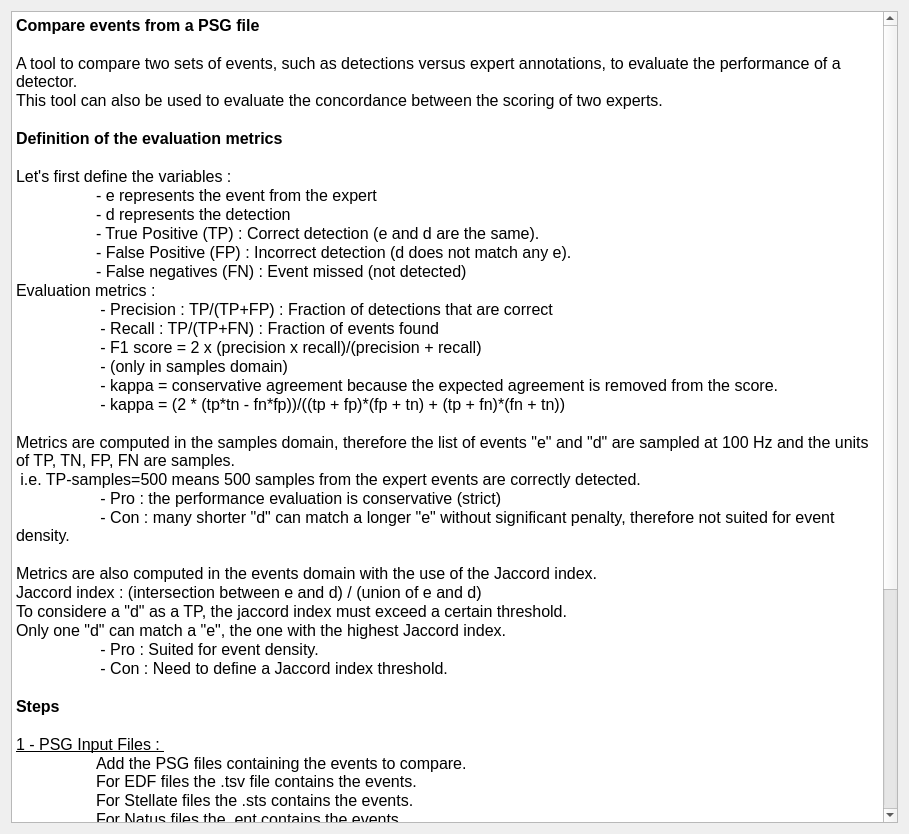
<?xml version="1.0" encoding="UTF-8"?>
<ui version="4.0">
 <class>IntroStep</class>
 <widget class="QWidget" name="IntroStep">
  <property name="geometry">
   <rect>
    <x>0</x>
    <y>0</y>
    <width>909</width>
    <height>834</height>
   </rect>
  </property>
  <property name="windowTitle">
   <string/>
  </property>
  <property name="styleSheet">
   <string>font: 12pt &quot;Roboto&quot;;</string>
  </property>
  <layout class="QVBoxLayout" name="verticalLayout">
   <property name="spacing">
    <number>25</number>
   </property>
   <item>
    <widget class="QTextEdit" name="textEdit">
     <property name="readOnly">
      <bool>true</bool>
     </property>
     <property name="html">
      <string>&lt;!DOCTYPE HTML PUBLIC &quot;-//W3C//DTD HTML 4.0//EN&quot; &quot;http://www.w3.org/TR/REC-html40/strict.dtd&quot;&gt;
&lt;html&gt;&lt;head&gt;&lt;meta name=&quot;qrichtext&quot; content=&quot;1&quot; /&gt;&lt;style type=&quot;text/css&quot;&gt;
p, li { white-space: pre-wrap; }
&lt;/style&gt;&lt;/head&gt;&lt;body style=&quot; font-family:'Roboto'; font-size:12pt; font-weight:400; font-style:normal;&quot;&gt;
&lt;p style=&quot; margin-top:0px; margin-bottom:0px; margin-left:0px; margin-right:0px; -qt-block-indent:0; text-indent:0px;&quot;&gt;&lt;span style=&quot; font-weight:600;&quot;&gt;Compare events from a PSG file&lt;/span&gt;&lt;/p&gt;
&lt;p style=&quot;-qt-paragraph-type:empty; margin-top:0px; margin-bottom:0px; margin-left:0px; margin-right:0px; -qt-block-indent:0; text-indent:0px;&quot;&gt;&lt;br /&gt;&lt;/p&gt;
&lt;p style=&quot; margin-top:0px; margin-bottom:0px; margin-left:0px; margin-right:0px; -qt-block-indent:0; text-indent:0px;&quot;&gt;A tool to compare two sets of events, such as detections versus expert annotations, to evaluate the performance of a detector. &lt;/p&gt;
&lt;p style=&quot; margin-top:0px; margin-bottom:0px; margin-left:0px; margin-right:0px; -qt-block-indent:0; text-indent:0px;&quot;&gt;This tool can also be used to evaluate the concordance between the scoring of two experts.&lt;/p&gt;
&lt;p style=&quot;-qt-paragraph-type:empty; margin-top:0px; margin-bottom:0px; margin-left:0px; margin-right:0px; -qt-block-indent:0; text-indent:0px;&quot;&gt;&lt;br /&gt;&lt;/p&gt;
&lt;p style=&quot; margin-top:0px; margin-bottom:0px; margin-left:0px; margin-right:0px; -qt-block-indent:0; text-indent:0px;&quot;&gt;&lt;span style=&quot; font-weight:600;&quot;&gt;Definition of the evaluation metrics&lt;/span&gt;&lt;/p&gt;
&lt;p style=&quot;-qt-paragraph-type:empty; margin-top:0px; margin-bottom:0px; margin-left:0px; margin-right:0px; -qt-block-indent:0; text-indent:0px; font-weight:600;&quot;&gt;&lt;br /&gt;&lt;/p&gt;
&lt;p style=&quot; margin-top:0px; margin-bottom:0px; margin-left:0px; margin-right:0px; -qt-block-indent:0; text-indent:0px;&quot;&gt;Let's first define the variables :&lt;/p&gt;
&lt;p style=&quot; margin-top:0px; margin-bottom:0px; margin-left:0px; margin-right:0px; -qt-block-indent:0; text-indent:0px;&quot;&gt; 	- e represents the event from the expert&lt;/p&gt;
&lt;p style=&quot; margin-top:0px; margin-bottom:0px; margin-left:0px; margin-right:0px; -qt-block-indent:0; text-indent:0px;&quot;&gt; 	- d represents the detection&lt;/p&gt;
&lt;p style=&quot; margin-top:0px; margin-bottom:0px; margin-left:0px; margin-right:0px; -qt-block-indent:0; text-indent:0px;&quot;&gt;	- True Positive (TP) : Correct detection (e and d are the same).&lt;/p&gt;
&lt;p style=&quot; margin-top:0px; margin-bottom:0px; margin-left:0px; margin-right:0px; -qt-block-indent:0; text-indent:0px;&quot;&gt; 	- False Positive (FP) : Incorrect detection (d does not match any e).&lt;/p&gt;
&lt;p style=&quot; margin-top:0px; margin-bottom:0px; margin-left:0px; margin-right:0px; -qt-block-indent:0; text-indent:0px;&quot;&gt;	- False negatives (FN) : Event missed (not detected)&lt;/p&gt;
&lt;p style=&quot; margin-top:0px; margin-bottom:0px; margin-left:0px; margin-right:0px; -qt-block-indent:0; text-indent:0px;&quot;&gt;Evaluation metrics : &lt;/p&gt;
&lt;p style=&quot; margin-top:0px; margin-bottom:0px; margin-left:0px; margin-right:0px; -qt-block-indent:0; text-indent:0px;&quot;&gt;	 - Precision : TP/(TP+FP) : Fraction of detections that are correct&lt;/p&gt;
&lt;p style=&quot; margin-top:0px; margin-bottom:0px; margin-left:0px; margin-right:0px; -qt-block-indent:0; text-indent:0px;&quot;&gt;	 - Recall : TP/(TP+FN) : Fraction of events found&lt;/p&gt;
&lt;p style=&quot; margin-top:0px; margin-bottom:0px; margin-left:0px; margin-right:0px; -qt-block-indent:0; text-indent:0px;&quot;&gt;	 - F1 score = 2 x (precision x recall)/(precision + recall)&lt;/p&gt;
&lt;p style=&quot; margin-top:0px; margin-bottom:0px; margin-left:0px; margin-right:0px; -qt-block-indent:0; text-indent:0px;&quot;&gt;	 - (only in samples domain) &lt;/p&gt;
&lt;p style=&quot; margin-top:0px; margin-bottom:0px; margin-left:0px; margin-right:0px; -qt-block-indent:0; text-indent:0px;&quot;&gt;	 - kappa = conservative agreement because the expected agreement is removed from the score.&lt;/p&gt;
&lt;p style=&quot; margin-top:0px; margin-bottom:0px; margin-left:0px; margin-right:0px; -qt-block-indent:0; text-indent:0px;&quot;&gt;	 - kappa = (2 * (tp*tn - fn*fp))/((tp + fp)*(fp + tn) + (tp + fn)*(fn + tn))&lt;/p&gt;
&lt;p style=&quot;-qt-paragraph-type:empty; margin-top:0px; margin-bottom:0px; margin-left:0px; margin-right:0px; -qt-block-indent:0; text-indent:0px;&quot;&gt;&lt;br /&gt;&lt;/p&gt;
&lt;p style=&quot; margin-top:0px; margin-bottom:0px; margin-left:0px; margin-right:0px; -qt-block-indent:0; text-indent:0px;&quot;&gt;Metrics are computed in the samples domain, therefore the list of events &amp;quot;e&amp;quot; and &amp;quot;d&amp;quot; are sampled at 100 Hz and the units of TP, TN, FP, FN are samples. &lt;/p&gt;
&lt;p style=&quot; margin-top:0px; margin-bottom:0px; margin-left:0px; margin-right:0px; -qt-block-indent:0; text-indent:0px;&quot;&gt; i.e. TP-samples=500 means 500 samples from the expert events are correctly detected. &lt;/p&gt;
&lt;p style=&quot; margin-top:0px; margin-bottom:0px; margin-left:0px; margin-right:0px; -qt-block-indent:0; text-indent:0px;&quot;&gt;	 - Pro : the performance evaluation is conservative (strict)&lt;/p&gt;
&lt;p style=&quot; margin-top:0px; margin-bottom:0px; margin-left:0px; margin-right:0px; -qt-block-indent:0; text-indent:0px;&quot;&gt;	 - Con : many shorter &amp;quot;d&amp;quot; can match a longer &amp;quot;e&amp;quot; without significant penalty, therefore not suited for event density.&lt;/p&gt;
&lt;p style=&quot;-qt-paragraph-type:empty; margin-top:0px; margin-bottom:0px; margin-left:0px; margin-right:0px; -qt-block-indent:0; text-indent:0px;&quot;&gt;&lt;br /&gt;&lt;/p&gt;
&lt;p style=&quot; margin-top:0px; margin-bottom:0px; margin-left:0px; margin-right:0px; -qt-block-indent:0; text-indent:0px;&quot;&gt;Metrics are also computed in the events domain with the use of the Jaccord index. &lt;/p&gt;
&lt;p style=&quot; margin-top:0px; margin-bottom:0px; margin-left:0px; margin-right:0px; -qt-block-indent:0; text-indent:0px;&quot;&gt;Jaccord index : (intersection between e and d) / (union of e and d)&lt;/p&gt;
&lt;p style=&quot; margin-top:0px; margin-bottom:0px; margin-left:0px; margin-right:0px; -qt-block-indent:0; text-indent:0px;&quot;&gt;To considere a &amp;quot;d&amp;quot; as a TP, the jaccord index must exceed a certain threshold.&lt;/p&gt;
&lt;p style=&quot; margin-top:0px; margin-bottom:0px; margin-left:0px; margin-right:0px; -qt-block-indent:0; text-indent:0px;&quot;&gt;Only one &amp;quot;d&amp;quot; can match a &amp;quot;e&amp;quot;, the one with the highest Jaccord index.&lt;/p&gt;
&lt;p style=&quot; margin-top:0px; margin-bottom:0px; margin-left:0px; margin-right:0px; -qt-block-indent:0; text-indent:0px;&quot;&gt;	 - Pro : Suited for event density.&lt;/p&gt;
&lt;p style=&quot; margin-top:0px; margin-bottom:0px; margin-left:0px; margin-right:0px; -qt-block-indent:0; text-indent:0px;&quot;&gt;	 - Con : Need to define a Jaccord index threshold.&lt;/p&gt;
&lt;p style=&quot;-qt-paragraph-type:empty; margin-top:0px; margin-bottom:0px; margin-left:0px; margin-right:0px; -qt-block-indent:0; text-indent:0px;&quot;&gt;&lt;br /&gt;&lt;/p&gt;
&lt;p style=&quot; margin-top:0px; margin-bottom:0px; margin-left:0px; margin-right:0px; -qt-block-indent:0; text-indent:0px;&quot;&gt;&lt;span style=&quot; font-weight:600;&quot;&gt;Steps&lt;/span&gt;&lt;/p&gt;
&lt;p style=&quot;-qt-paragraph-type:empty; margin-top:0px; margin-bottom:0px; margin-left:0px; margin-right:0px; -qt-block-indent:0; text-indent:0px;&quot;&gt;&lt;br /&gt;&lt;/p&gt;
&lt;p style=&quot; margin-top:0px; margin-bottom:0px; margin-left:0px; margin-right:0px; -qt-block-indent:0; text-indent:0px;&quot;&gt;&lt;span style=&quot; text-decoration: underline;&quot;&gt;1 - PSG Input Files : &lt;/span&gt;&lt;/p&gt;
&lt;p style=&quot; margin-top:0px; margin-bottom:0px; margin-left:0px; margin-right:0px; -qt-block-indent:0; text-indent:0px;&quot;&gt;	Add the PSG files containing the events to compare.&lt;br /&gt;	For EDF files the .tsv file contains the events.&lt;/p&gt;
&lt;p style=&quot; margin-top:0px; margin-bottom:0px; margin-left:0px; margin-right:0px; -qt-block-indent:0; text-indent:0px;&quot;&gt;	For Stellate files the .sts contains the events.&lt;/p&gt;
&lt;p style=&quot; margin-top:0px; margin-bottom:0px; margin-left:0px; margin-right:0px; -qt-block-indent:0; text-indent:0px;&quot;&gt;	For Natus files the .ent contains the events.&lt;/p&gt;
&lt;p style=&quot;-qt-paragraph-type:empty; margin-top:0px; margin-bottom:0px; margin-left:0px; margin-right:0px; -qt-block-indent:0; text-indent:0px;&quot;&gt;&lt;br /&gt;&lt;/p&gt;
&lt;p style=&quot; margin-top:0px; margin-bottom:0px; margin-left:0px; margin-right:0px; -qt-block-indent:0; text-indent:0px;&quot;&gt;&lt;span style=&quot; text-decoration: underline;&quot;&gt;2 - Expert Annotation :&lt;/span&gt;&lt;/p&gt;
&lt;p style=&quot; margin-top:0px; margin-bottom:0px; margin-left:0px; margin-right:0px; -qt-block-indent:0; text-indent:0px;&quot;&gt;	Select for each PSG file the expert events as gold standard.&lt;/p&gt;
&lt;p style=&quot;-qt-paragraph-type:empty; margin-top:0px; margin-bottom:0px; margin-left:0px; margin-right:0px; -qt-block-indent:0; text-indent:0px;&quot;&gt;&lt;br /&gt;&lt;/p&gt;
&lt;p style=&quot; margin-top:0px; margin-bottom:0px; margin-left:0px; margin-right:0px; -qt-block-indent:0; text-indent:0px;&quot;&gt;&lt;span style=&quot; text-decoration: underline;&quot;&gt;3 - Detection Event :&lt;/span&gt;&lt;/p&gt;
&lt;p style=&quot; margin-top:0px; margin-bottom:0px; margin-left:0px; margin-right:0px; -qt-block-indent:0; text-indent:0px;&quot;&gt;	Select for each PSG file the detections to be compared against the expert events. &lt;/p&gt;
&lt;p style=&quot;-qt-paragraph-type:empty; margin-top:0px; margin-bottom:0px; margin-left:0px; margin-right:0px; -qt-block-indent:0; text-indent:0px;&quot;&gt;&lt;br /&gt;&lt;/p&gt;
&lt;p style=&quot; margin-top:0px; margin-bottom:0px; margin-left:0px; margin-right:0px; -qt-block-indent:0; text-indent:0px;&quot;&gt;&lt;span style=&quot; text-decoration: underline;&quot;&gt;4 - Output Files : &lt;/span&gt;&lt;/p&gt;
&lt;p style=&quot;-qt-paragraph-type:empty; margin-top:0px; margin-bottom:0px; margin-left:0px; margin-right:0px; -qt-block-indent:0; text-indent:0px; text-decoration: underline;&quot;&gt;&lt;br /&gt;&lt;/p&gt;
&lt;p style=&quot; margin-top:0px; margin-bottom:0px; margin-left:0px; margin-right:0px; -qt-block-indent:0; text-indent:0px;&quot;&gt;&lt;span style=&quot; font-weight:600;&quot;&gt;	&lt;/span&gt;Select the sleep stages to perform the comparison in. (I.e. N2 for sleep spindles.)&lt;/p&gt;
&lt;p style=&quot; margin-top:0px; margin-bottom:0px; margin-left:0px; margin-right:0px; -qt-block-indent:0; text-indent:0px;&quot;&gt;	Define the jaccord index threhold to compute the performance evaluation. &lt;/p&gt;
&lt;p style=&quot; margin-top:0px; margin-bottom:0px; margin-left:0px; margin-right:0px; -qt-block-indent:0; text-indent:0px;&quot;&gt;	The output performance file is written in the same directory as the PSG file.&lt;/p&gt;
&lt;p style=&quot; margin-top:0px; margin-bottom:0px; margin-left:0px; margin-right:0px; -qt-block-indent:0; text-indent:0px;&quot;&gt;	The output file is named as the PSG file with an additional suffix &amp;quot;_perf&amp;quot; and the extension .tsv.&lt;/p&gt;
&lt;p style=&quot; margin-top:0px; margin-bottom:0px; margin-left:0px; margin-right:0px; -qt-block-indent:0; text-indent:0px;&quot;&gt;	One evaluation file per PSG file is generated, one column per channel and one row per metric.&lt;/p&gt;
&lt;p style=&quot;-qt-paragraph-type:empty; margin-top:0px; margin-bottom:0px; margin-left:0px; margin-right:0px; -qt-block-indent:0; text-indent:0px;&quot;&gt;&lt;br /&gt;&lt;/p&gt;
&lt;p style=&quot;-qt-paragraph-type:empty; margin-top:0px; margin-bottom:0px; margin-left:0px; margin-right:0px; -qt-block-indent:0; text-indent:0px;&quot;&gt;&lt;br /&gt;&lt;/p&gt;&lt;/body&gt;&lt;/html&gt;</string>
     </property>
    </widget>
   </item>
  </layout>
 </widget>
 <resources>
  <include location="../../../../../snooz-toolbox/src/main/python/ui/themes/themes.qrc"/>
 </resources>
 <connections/>
</ui>
